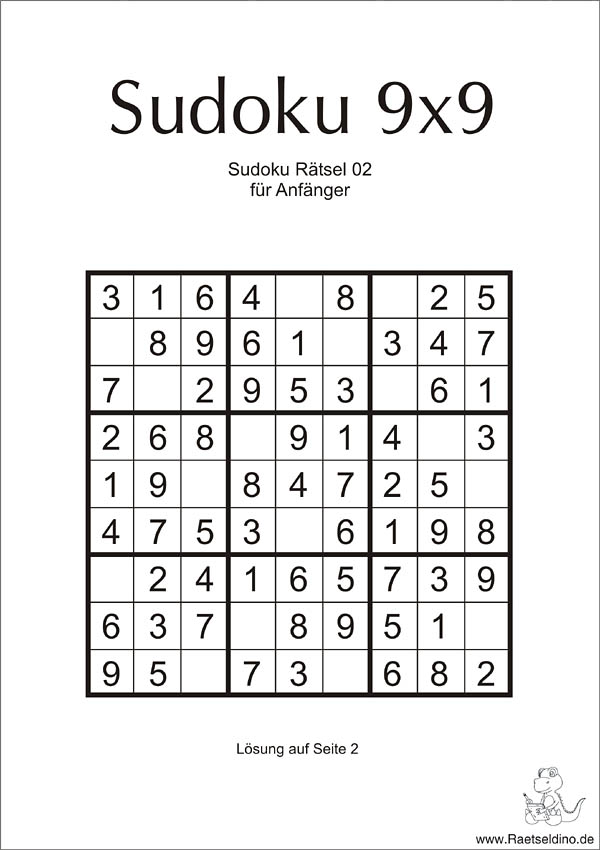
#> input picture sudoku-02-fuer-anfaenger.jpg, 600 x 850 px, given in place of sudoku-17-extra-schwer.jpg, which was not available
$ jupyter execute --allow-errors solve.ipynb   (shell and % lines are left out)   (text cells are left out)
#> lines starting #> are read from the running program, lines starting #| are printed output that depends on the picture; after the words box and inside, x2 and y2 are one past the last pixel; in counts of white or black regions, pixels touching at a corner belong together; pictures that were not available may be replaced by others from this repository, and a replacement may not be noted
[cell 1]
import numpy as np
import cv2 as cv
import matplotlib.pyplot as plt
import matplotlib.gridspec as gridspec

file_name = "sudoku-02-fuer-anfaenger.jpg"
file_name = "sudoku-14-schwer.jpg"
file_name = "sudoku-17-extra-schwer.jpg"
#file_name = "sudoku-18-extra-schwer-gratis.jpg"
#file_name = "Sudoku-Raetsel-schwer-1.jpg"
img = cv.imread(file_name)
#> img is the input picture: shape (850, 600, 3); mean B, G, R 235.1, 235.3, 235.6
#img = img.astype(np.float32)   #ensure floating point numbers
orig = np.copy(img)

gray = cv.cvtColor(img, cv.COLOR_BGR2GRAY)

#if len(img.shape) == 3: #3 dimensions: probably color channel in image
#    print("Reducing color image to grayscale")
#    img = np.sum(img, axis=2) #compress one image axis


def show(image, size_y = 10, size_x = 14):
    #cv2.imshow(img)

    fig = plt.figure(figsize = (size_y,size_x))
    spec = gridspec.GridSpec(ncols=1, nrows=1)
    ax = fig.add_subplot(spec[0])
    ax.imshow(image, cmap='gray')

    #plt.imshow(image, cmap='gray')
    #plt.colorbar()

show(img)

[cell 2]
kernel = np.ones((5,5),np.uint8)
canny = cv.Canny(gray,60,170,apertureSize = 3)
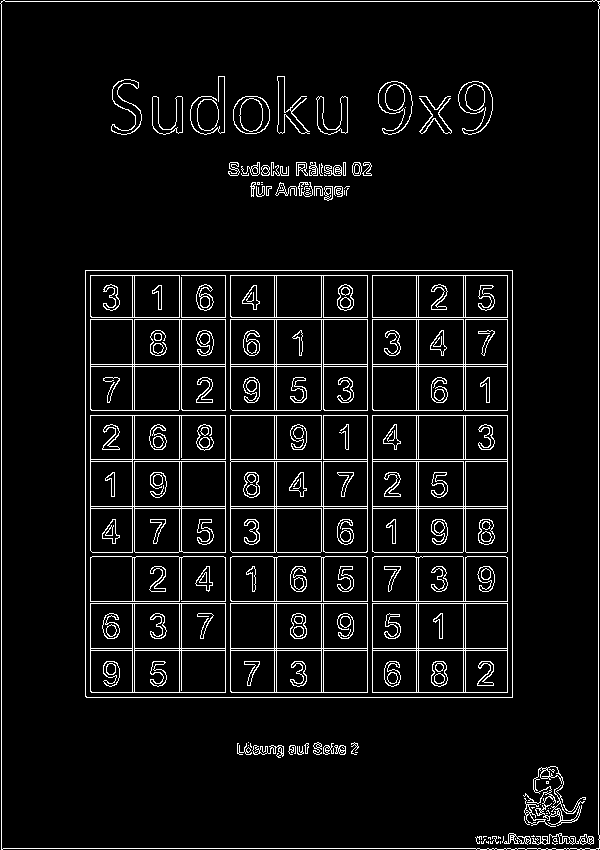
#> canny: shape (850, 600); 6.3% white in thin lines or dots


#dilate = cv.dilate(canny, kernel, iterations=2)
#erode = cv.erode(dilate,kernel,iterations = 2)

show(canny)
#show(dilate)
#show(erode)

edges = canny

[cell 3]
lines = cv.HoughLines(edges,1,np.pi/180, threshold=250)
#> lines = 44 rows, first 8: [1, 0], [598, 0], [1, 1.57], [848, 1.57], [323, 0], [512, 0], [321, 0], [270, 1.57]
#| I've found 44 lines
def transform_lines(lines):
    '''
    Transforms lines into the cartesian coordinate room
    '''
    output = []
    if not lines.any():
        return output
    for line in lines:
        rho,theta = line[0]
        a = np.cos(theta)
        b = np.sin(theta)
        x0 = a*rho
        y0 = b*rho
        x1 = int(x0 + 1000*(-b))
        y1 = int(y0 + 1000*(a))
        x2 = int(x0 - 1000*(-b))
        y2 = int(y0 - 1000*(a))
        output.append([(y1, x1), (y2, x2)])
#> this loop made 44 passes
#> (rho, theta, a, b, x0, y0, x1, y1) on passes 1, 2, 4, 5, 6, 7, 8, 9, 10, 11, 12, 13: (1, 0, 1, 0, 1, 0, 1, 1000), (598, 0, 1, 0, 598, 0, 598, 1000), (848, 1.57, -4.37e-08, 1, -3.71e-05, 848, -1000, 847), (323, 0, 1, 0, 323, 0, 323, 1000), (512, 0, 1, 0, 512, 0, 512, 1000), (321, 0, 1, 0, 321, 0, 321, 1000), (270, 1.57, -4.37e-08, 1, -1.18e-05, 270, -1000, 269), (85, 0, 1, 0, 85, 0, 85, 1000), (697, 1.57, -4.37e-08, 1, -3.05e-05, 697, -1000, 696), (132, 0, 1, 0, 132, 0, 132, 1000), (465, 0, 1, 0, 465, 0, 465, 1000), (134, 0, 1, 0, 134, 0, 134, 1000)
#> (rho, theta, b, x0, y0, x1, y1, x2) on pass 3: (1, 1.57, 1, -4.37e-08, 1, -1000, 0, 999)
#> after the loop, output = 44 items
        #print(f"{x0=},{y0=} {x1=},{y1=}")
    return output

def combine_lines(lines, image_shape, isHoughRoom=False, removeBorders=True, threshold = 30):
    '''
    Combine nearby lines

    image_shape: (h, w), shape of the image
    isHoughRoom: Are the lines in the hough coordinate room format?
    removeBorders: Remove borders?

    returns: horizontal lines (y coordinates only), vertical lines (x coordinates only)
    '''
    h, w = image_shape
    if isHoughRoom:
        lines = transform_lines(lines)
    if removeBorders:
        output = []
        for line in lines:
            (y0, x0), (y1, x1) = line
            left = x0 < threshold and x1 < threshold
            right = x0 > w-threshold and x1 > w-threshold
            top = y0 < threshold and y1 < threshold
            bottom = y0 > (h-threshold) and y1 > (h-threshold)
            # [4 lines of commented-out code are left out]
            if not (top or bottom or left or right):
                output.append(line)
        print(f"combine_lines: {len(lines)-len(output)} lines removed due too removeBorders operation")
        lines = output

    # Combine close
    hlines = []
    vlines = []
    processed_iis = []
    for ii, line in enumerate(lines):
        if ii in processed_iis:
            continue
        processed_iis.append(ii)
        (y0, x0), (y1, x1) = line

        found_pair = False
        for jj, other_line in enumerate(lines):
            if ii == jj or jj in processed_iis:
                continue
            (ny0, nx0), (ny1, nx1) = other_line

            # Horizontal Line
            if abs(x1-x0) > abs(y1-y0) and abs(nx1-nx0) > abs(ny1-ny0):
                #print(f"{abs(x1-x0)=} > {abs(y1-y0)=} and {abs(nx1-nx0)=} > {abs(ny1-ny0)=}:")
                #print(f"{abs(y0-ny0)=} < {threshold} and {abs(y1-ny1)=} < {threshold}")

                if abs(y0-ny0) < threshold and abs(y1-ny1) < threshold:
                    # [4 lines of commented-out code are left out]
                    hlines.append(int((y0 + y1 + ny0 + ny1)/4))
                    processed_iis.append(jj)
                    found_pair = True
                    break

            # Vertical Line
            if abs(y1-y0) > abs(x1-x0) and abs(ny1-ny0) > abs(nx1-nx0):
                 if abs(x0-nx0) < threshold and abs(x1-nx1) < threshold:
                    # [4 lines of commented-out code are left out]
                    vlines.append(int((x0 + x1 + nx0 + nx1)/4))
                    found_pair = True
                    processed_iis.append(jj)
                    break

        if not found_pair:
            if abs(y1-y0) > abs(x1-x0) and abs(ny1-ny0) > abs(nx1-nx0):
                vlines.append(int((x0 + x1)/2))
            elif abs(x1-x0) > abs(y1-y0) and abs(nx1-nx0) > abs(ny1-ny0):
                hlines.append(int((y0 + y1)/2))

    # Sort lines
    vlines.sort()
    hlines.sort()

    print(f"combine_lines: {len(lines)-len(hlines)-len(vlines)} lines removed due too combineClose operation")
    print(f"combine_lines: Found {len(hlines)=} and {len(vlines)=} in combineClose operation")

    return hlines, vlines


print(f"I've found {len(lines)} lines")
lines = transform_lines(lines)
#> lines = 44 items
h, w, _ = orig.shape
#> h = 850; w = 600

hlines, vlines = combine_lines(lines, (h, w))
#> the loop in combine_lines, `for line in lines:` made 44 passes
#> (y0, x0, y1, x1, left, right, top, bottom) on passes 1 to 12: (1000, 1, -1000, 1, True, False, False, False), (1000, 598, -1000, 598, False, True, False, False), (0, -1000, 1, 999, False, False, True, False), (847, -1000, 848, 999, False, False, False, True), (1000, 323, -1000, 323, False, False, False, False), (1000, 512, -1000, 512, False, False, False, False), (1000, 321, -1000, 321, False, False, False, False), (269, -1000, 270, 999, False, False, False, False), (1000, 85, -1000, 85, False, False, False, False), (696, -1000, 697, 999, False, False, False, False), (1000, 132, -1000, 132, False, False, False, False), (1000, 465, -1000, 465, False, False, False, False)
#> line on passes 33 to 38: [(600, -1000), (601, 999)], [(1000, 179), (-1000, 179)], [(1000, 372), (-1000, 372)], [(1000, 416), (-1000, 416)], [(316, -1000), (317, 999)], [(460, -1000), (461, 999)]
#| combine_lines: 4 lines removed due too removeBorders operation
#> the loop in combine_lines, `for ii, line in enumerate(lines):` made 40 passes
#> line on passes 1 to 12: [(1000, 323), (-1000, 323)], [(1000, 512), (-1000, 512)], [(1000, 321), (-1000, 321)], [(269, -1000), (270, 999)], [(1000, 85), (-1000, 85)], [(696, -1000), (697, 999)], [(1000, 132), (-1000, 132)], [(1000, 465), (-1000, 465)], [(1000, 134), (-1000, 134)], [(1000, 276), (-1000, 276)], [(1000, 367), (-1000, 367)], [(1000, 463), (-1000, 463)]
#| combine_lines: 20 lines removed due too combineClose operation
#| combine_lines: Found len(hlines)=10 and len(vlines)=10 in combineClose operation
print(f"Now there are {len(hlines)+len(vlines)} Lines")
#| Now there are 20 Lines

img = np.copy(orig)

for ii, y in enumerate(hlines):
    cv.line(img,(0, y),(w,y),(0,0,255),2)
    cv.putText(img, text=str(ii), org=(0, y+20), fontFace=cv.FONT_HERSHEY_COMPLEX, fontScale=1, color=(255, 0, 0))
#> this loop made 10 passes
#> y on passes 1 to 10: 272, 317, 364, 412, 459, 506, 553, 601, 648, 694
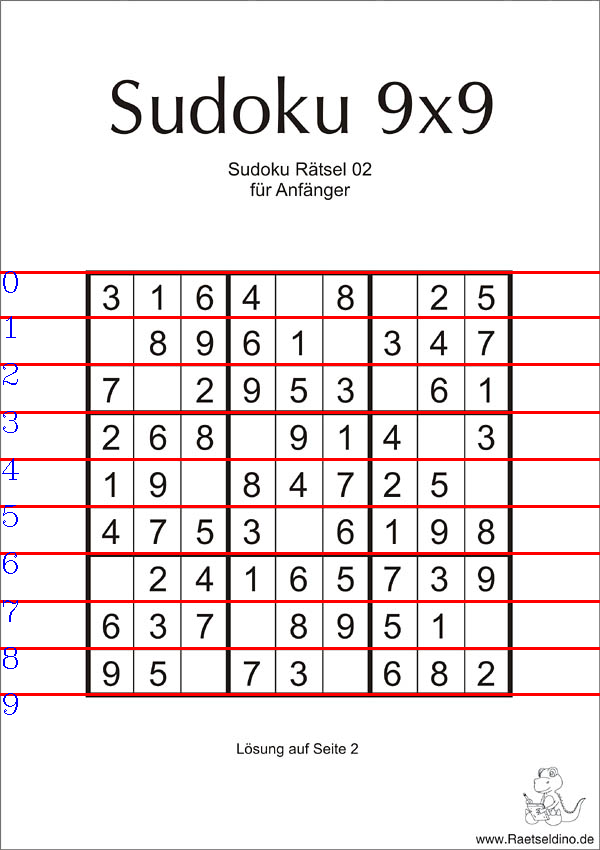
#> img: shape (850, 600, 3); 3.66% of pixels changed, all inside (x1, y1, x2, y2) = (0, 271, 600, 715)

for ii, x in enumerate(vlines):
    cv.line(img,(x, 0),(x,h),(0,0,255),2)
    cv.putText(img, text=str(ii), org=(x+6, 24), fontFace=cv.FONT_HERSHEY_COMPLEX, fontScale=1, color=(255,0 , 0))
#> this loop made 10 passes
#> x on passes 1 to 10: 87, 133, 180, 227, 275, 322, 369, 417, 464, 509
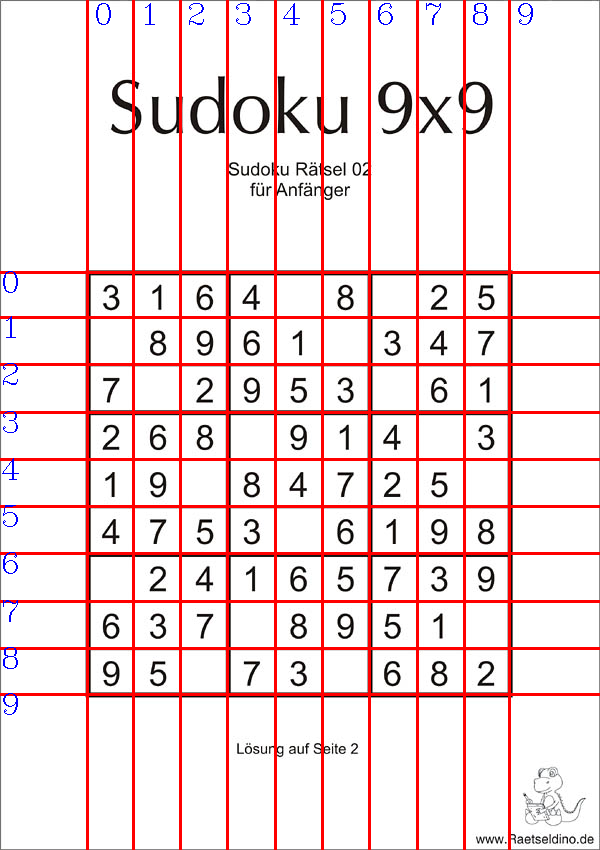
#> img: shape (850, 600, 3); 4.98% of pixels changed, all inside (x1, y1, x2, y2) = (86, 0, 533, 850)
show(img)

[cell 4]
# Save Coordinate Pictures
img = np.copy(orig)

# [17 lines left out: function coordinates_to_cell, not called in this run]

def cell_to_coordinates(img, hlines, vlines, cell):
    '''
    Converts cell (x, y) Coordinates to coordinates

    cell = (x, y)
    returns (v, h)
    '''
    x, y = cell
    v = h = 0
    for i in range(len(vlines)-1):
        if vlines[i] <= x < vlines[i+1]:
            v = i + 1
    for i in range(len(hlines)-1):
        if hlines[i] <= y < hlines[i+1]:
            h = i + 1
    return v, h

# [30 lines left out: functions print_cell, save_pattern, not called in this run]

if 0:
    save_pattern(img, (1,1), digit=3, hlines=hlines, vlines=vlines)
    save_pattern(img, (2,1), digit=1, hlines=hlines, vlines=vlines)
    save_pattern(img, (3,1), digit=6, hlines=hlines, vlines=vlines)
    save_pattern(img, (4,1), digit=4, hlines=hlines, vlines=vlines)
    save_pattern(img, (6,1), digit=8, hlines=hlines, vlines=vlines)
    save_pattern(img, (8,1), digit=2, hlines=hlines, vlines=vlines)
    save_pattern(img, (9,1), digit=5, hlines=hlines, vlines=vlines)
    save_pattern(img, (3,2), digit=9, hlines=hlines, vlines=vlines)
    save_pattern(img, (1,3), digit=7, hlines=hlines, vlines=vlines)

show(img)
#> the loop `for pt in zip(*loc[::-1]):` made 1 pass
#> after the loop `for pt in zip(*loc[::-1]):`: img: shape (850, 600, 3); 0.01% of pixels changed, all inside (x1, y1, x2, y2) = (306, 404, 316, 426)

[cell 5]
# Search digits
img = np.copy(orig)
pattern = np.zeros((9, 9), dtype=np.uint8)
thresholds = np.zeros((9, 9), dtype=np.float32)

#methods = ['cv.TM_CCOEFF', 'cv.TM_CCOEFF_NORMED', 'cv.TM_CCORR',
            # 'cv.TM_CCORR_NORMED', 'cv.TM_SQDIFF',       'cv.TM_SQDIFF_NORMED']
#> (the rest of this cell did not finish here and is left out)
